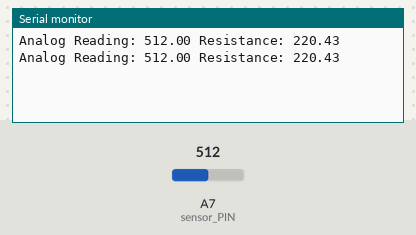
Simulated run of this sketch. Board: Arduino Nano, built with avr-gcc and run on an emulated ATmega328P. Parts: the last lines printed to the serial monitor. Inputs (shaded band) come from the test bench; at power-on: A7 (sensor_PIN) = 512.

Above: at 2.8 s.
2.9 s: A7 (sensor_PIN) set to 1008
At 5.2 s:
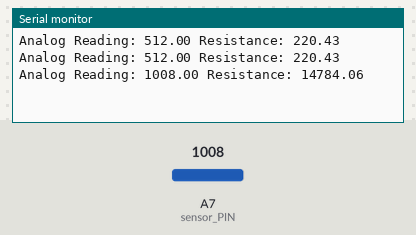
5.6 s: A7 (sensor_PIN) set to 1023
At 6.9 s:
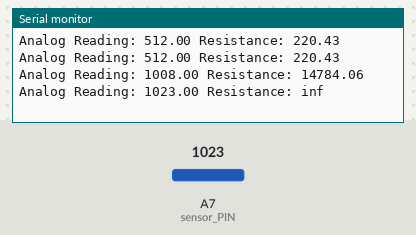

The sketch:

water_level_sensor.ino
```cpp
// the value of the resistor
#define sensor_RESISTOR 220

// the pin sensor is connected to on arduino
#define sensor_PIN A7

void setup() {
  Serial.begin(9600);
}

void loop() {
  // get the raw value from the sensor
  float output_value;
  output_value = analogRead(sensor_PIN);

  // convert raw value to resistance
  float resistance;
  resistance = (sensor_RESISTOR) / ((1023/output_value) - 1);
  Serial.print("Analog Reading: ");
  Serial.print(output_value);
  Serial.print(" Resistance: ");
  Serial.println(resistance);

  // convert to volume measurement
  // (max_tank_value (empty tank) - output_value/ (max_tank_value-min_tank_value))*sensor_length

  delay(2000);
}
```

Measured:
- the behaviour switches between 1022 and 1023 on A7 (sensor_PIN) (found by bisection; images 1 and 2)
- after the input at 2.9 s, the serial monitor: prints a new line after 1.1 s (image 1)
- after the input at 5.6 s, the serial monitor: prints a new line after 0.40 s (image 2)
